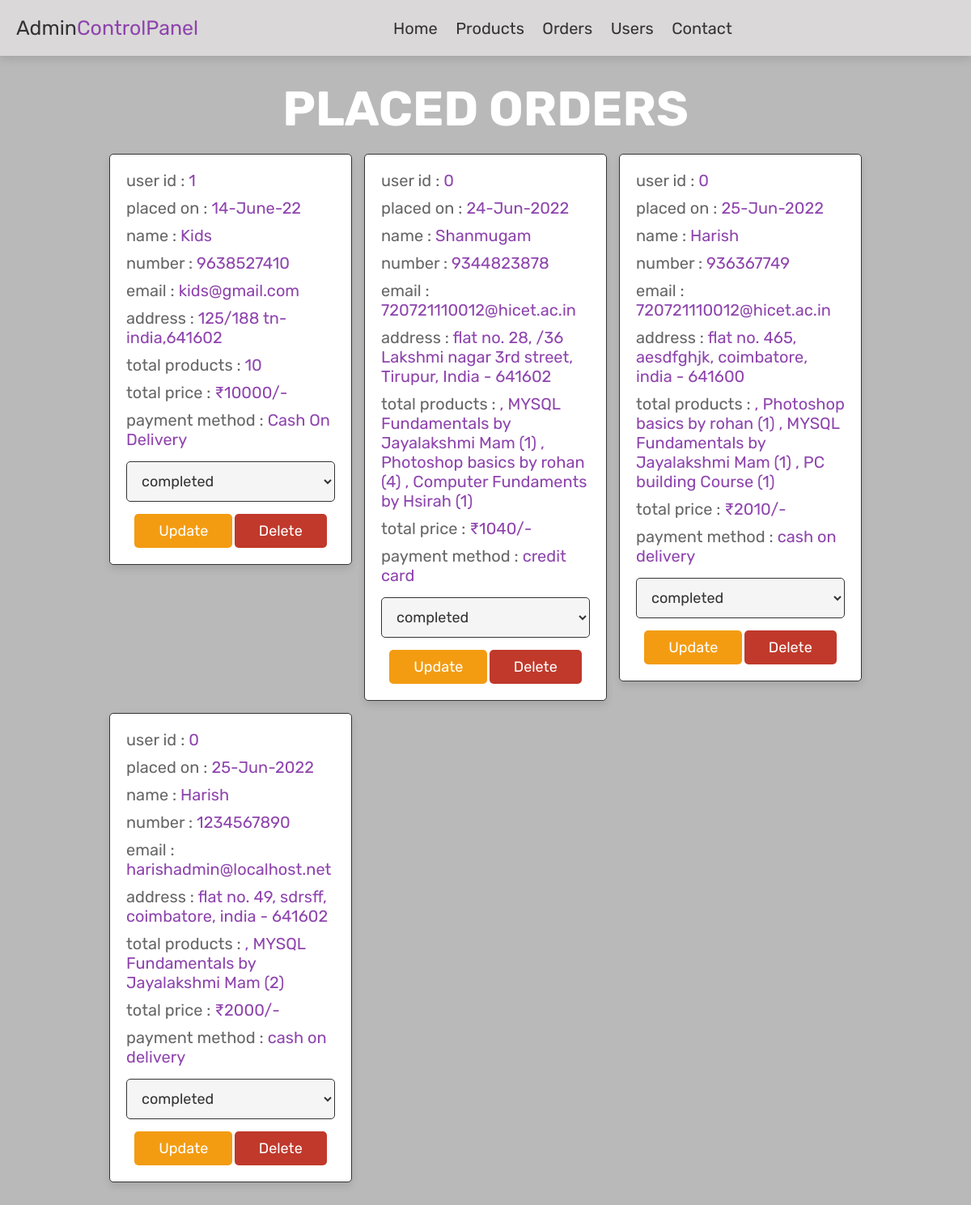
Screenshot of /admin_orders.php (signed in) with the database file from the repository.
### tables this page shows
CREATE TABLE `orders` (
  `id` int(100) NOT NULL,
  `user_id` int(100) NOT NULL,
  `name` varchar(100) NOT NULL,
  `number` varchar(12) NOT NULL,
  `email` varchar(100) NOT NULL,
  `method` varchar(50) NOT NULL,
  `address` varchar(500) NOT NULL,
  `total_products` varchar(1000) NOT NULL,
  `total_price` int(100) NOT NULL,
  `placed_on` varchar(50) NOT NULL,
  `payment_status` varchar(20) NOT NULL DEFAULT 'pending'
);

### admin_orders.php (the view, shortened to what this page needs)
<?php
include 'config.php';
?>
<!DOCTYPE html>
<html lang="en">
<head>
   <link rel="stylesheet" href="https://cdnjs.cloudflare.com/ajax/libs/font-awesome/6.1.1/css/fontawesome.min.css">
   <link rel="stylesheet" href="Admin_page_style.css">
</head>
<body>
<?php include 'admin_header.php'; ?>
<section class="orders">
   <h1 class="title">Placed Orders</h1>
   <div class="box-container">
      <?php
      $select_orders = mysqli_query($conn, "SELECT * FROM `orders`") or die('query failed');
      if(mysqli_num_rows($select_orders) > 0){
         while($fetch_orders = mysqli_fetch_assoc($select_orders)){
      ?>
      <div class="box">
         <p> user id : <span><?php echo $fetch_orders['user_id']; ?></span> </p>
         <p> placed on : <span><?php echo $fetch_orders['placed_on']; ?></span> </p>
         <p> name : <span><?php echo $fetch_orders['name']; ?></span> </p>
         <p> number : <span><?php echo $fetch_orders['number']; ?></span> </p>
         <p> email : <span><?php echo $fetch_orders['email']; ?></span> </p>
         <p> address : <span><?php echo $fetch_orders['address']; ?></span> </p>
         <p> total products : <span><?php echo $fetch_orders['total_products']; ?></span> </p>
         <p> total price : <span>₹<?php echo $fetch_orders['total_price']; ?>/-</span> </p>
         <p> payment method : <span><?php echo $fetch_orders['method']; ?></span> </p>
         <form action="" method="post">
            <select name="update_payment">
               <option value="" selected disabled><?php echo $fetch_orders['payment_status']; ?></option>
            </select>
            <input type="submit" value="update" name="update_order" class="option-btn">
            <a href="admin_orders.php?delete=<?php echo $fetch_orders['id']; ?>" onclick="return confirm('delete this order?');" class="delete-btn">Delete</a>
         </form>
      </div>
      <?php
         }
      }else{
         echo '<p class="empty">No Orders Placed Yet!</p>';
      }
      ?>
   </div>
</section>
</body>
</html>

### Admin_Page_style.css (style rules this page uses)
:root { --purple:#8e44ad; --red:#c0392b; --orange:#f39c12; --black:#333; --white:#fff; --light-color:#666; --light-white:#ccc; --light-bg:#f5f5f5; --border:.1rem solid var(--black); --box-shadow:0 .5rem 1rem rgba(0,0,0,.1); }
* { font-family: 'Rubik', sans-serif; margin:0; padding:0; box-sizing: border-box; outline: none; border:none; text-decoration: none; transition:all .2s linear; }
html { font-size: 62.5%; overflow-x: hidden; }
body { width: 100%; min-height: 100vh; background-image: linear-gradient(rgba(0,0,0,.274), rgba(0,0,0,.274)), url(bg_sss.jpg); background-position: center; background-size: contain; justify-content: center; align-items: center; }
section { padding:3rem 2rem; }
.title { text-align: center; margin-bottom: 2rem; text-transform: uppercase; color:var(--white); font-size: 6rem; }
.btn, .option-btn, .delete-btn, .white-btn { display: inline-block; margin-top: 1rem; padding:1rem 3rem; cursor: pointer; color:var(--white); font-size: 1.8rem; border-radius: .5rem; text-transform: capitalize; }
.option-btn { background-color: var(--orange); }
.delete-btn { background-color: var(--red); }
.orders .box-container { display: grid; grid-template-columns: repeat(auto-fit, 30rem); justify-content: center; gap:1.5rem; max-width: 1200px; margin:0 auto; align-items: flex-start; }
.orders .box-container .box { background-color: var(--white); padding:2rem; border:var(--border); box-shadow: var(--box-shadow); border-radius: .5rem; }
.orders .box-container .box p { padding-bottom: 1rem; font-size: 2rem; color:var(--light-color); }
.orders .box-container .box p span { color:var(--purple); }
.orders .box-container .box form { text-align: center; }
.orders .box-container .box form select { border-radius: .5rem; margin:.5rem 0; width: 100%; background-color: var(--light-bg); border:var(--border); padding:1.2rem 1.4rem; font-size: 1.8rem; color:var(--black); }

### rows the page displays
orders: user "1", placed_on "14-June-22", name "Kids", number "9638527410", email "kids@gmail.com", address "125/188 tn-india,641602", total_products "10", total_price "10000", method "Cash On Delivery", update_payment "completed"
orders: user "0", placed_on "24-Jun-2022", name "Shanmugam", number "9344823878", email "720721110012@hicet.ac.in", address "flat no. 28, /36 Lakshmi nagar 3rd street, Tirupur, India - 641602", total_products ", MYSQL Fundamentals by Jayalakshmi Mam (1) , Photoshop basics by rohan (4) , Computer Fundaments by Hsirah (1)", total_price "1040", method "credit card", update_payment "completed"
orders: user "0", placed_on "25-Jun-2022", name "Harish", number "936367749", email "720721110012@hicet.ac.in", address "flat no. 465, aesdfghjk, coimbatore, india - 641600", total_products ", Photoshop basics by rohan (1) , MYSQL Fundamentals by Jayalakshmi Mam (1) , PC building Course (1)", total_price "2010", method "cash on delivery", update_payment "completed"
orders: user "0", placed_on "25-Jun-2022", name "Harish", number "1234567890", email "harishadmin@localhost.net", address "flat no. 49, sdrsff, coimbatore, india - 641602", total_products ", MYSQL Fundamentals by Jayalakshmi Mam (2)", total_price "2000", method "cash on delivery", update_payment "completed"
